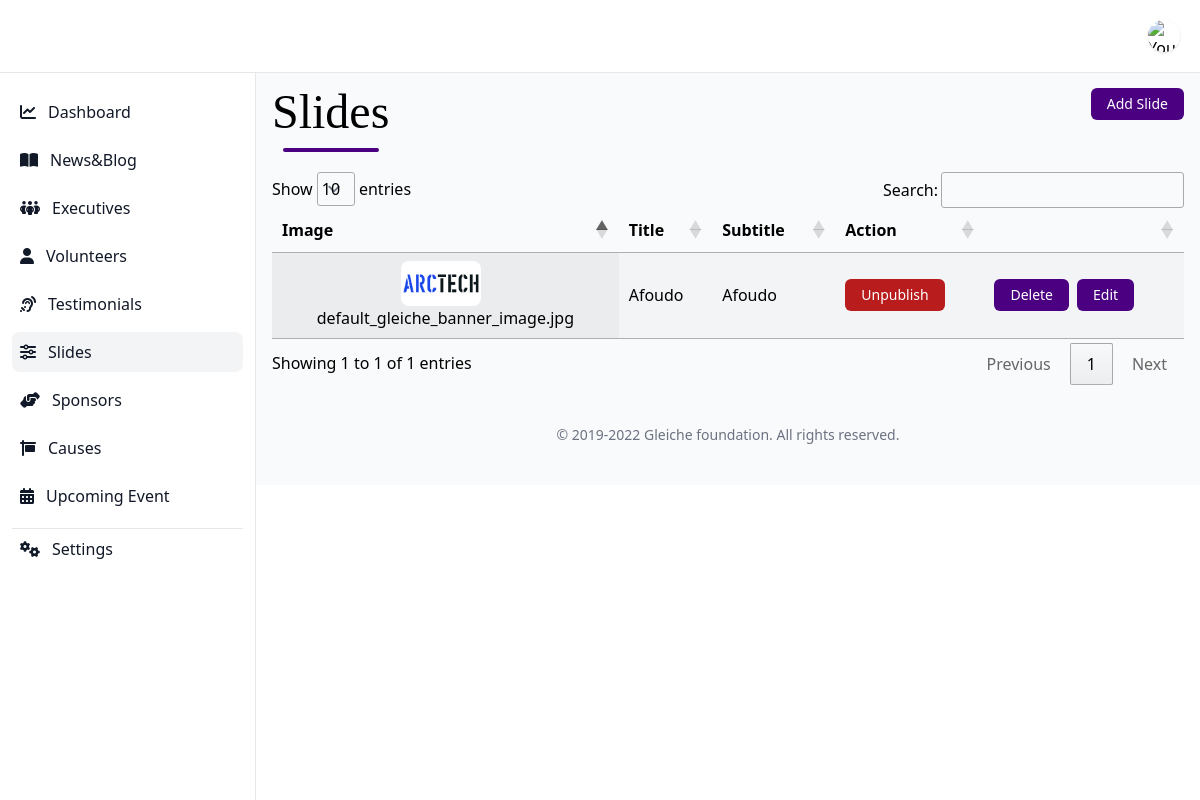
Page /system/slides/ on the committed database.
### backend/models.py (models this page shows, shortened)
class Slide(models.Model):
    image = models.ImageField(upload_to=slide_images_upload_to_dir, default=default_gleiche_banner_image, blank=True)
    title = models.CharField(max_length=200, null=False)
    subtitle = models.TextField(null=False)
    publish = models.BooleanField(default=False)
    date_created = models.DateTimeField(auto_now_add=True)

### backend/views.py (the view)
# urls.py: path('slides/', views.slides, name="system_slides"),
def slides(request):
    slides = Slide.objects.all().order_by('-date_created')
    data = {
        'slides': slides
    }
    return render(request, 'backend/slides.html', data)

### backend/templates/backend/slides.html (shortened to what this page needs)
{% extends 'backend/main.html' %}
{% block main %}
<div class="flex justify-between">
    {% include 'backend/includes/page_header.html' with title='Slides' %}
    <div>
        {% url 'add_slide' as action_url %}
        {% include 'backend/components/link_button.html' with text="Add Slide" link=action_url %}
    </div>
</div>
<div class=" mt-5">
    <table class="table_id display">
        <thead>
            <tr>
                <th>Image</th>
                <th>Title</th>
                <th>Subtitle</th>
                <th>Action</th>
                <th></th>
            </tr>
        </thead>
        <tbody>
            {% for item in slides %}
            <tr>
                <td>
                    <div class="flex flex-col items-center">
                        <div class="w-20 mr-2">
                            <img class="rounded-lg" src="/static/images{{item.image.url}}" alt="">
                        </div>
                        <span class="text-center">
                            {{item.image.field.default}}
                        </span>
                    </div>
                </td>
                <td>{{item.title}}</td>
                <td>{{item.subtitle}}</td>
                <td>
                    {% if item.publish == 0 %}
                    <button
                        class="inline-block px-4 py-1.5 bg-blue-500 hover:bg-blue-200 hover:shadow-2xl transition-all rounded-md text-white text-sm change_publish_status"
                        data-executive_id="{{item.id}}" data-publish_executive="{{item.publish}}">Pubish
                    </button>
                    {% else %}
                    <button
                        class="inline-block px-4 py-1.5 bg-red-700 hover:bg-red-200 hover:shadow-2xl transition-all rounded-md text-white text-sm change_publish_status"
                        data-executive_id="{{item.id}}" data-publish_executive="{{item.publish}}">Unpublish
                    </button>
                    {% endif %}
                </td>
                <td>
                    <div class="flex">
                        <form action="{% url 'delete_slide' item.id %}" method="POST" class="mr-2">
                            {% include 'backend/components/submit_button.html' with text="Delete" style="bg-red-700" %}
                        </form>
                        {% url 'update_slide' item.id as updated_action_url %}
                        {% include 'backend/components/link_button.html' with text="Edit" link=updated_action_url %}
                    </div>
                </td>
            </tr>
            {% endfor %}
        </tbody>
    </table>
</div>
{% endblock %}

### backend/templates/backend/components/link_button.html
<a href="{{link}}"
    class="inline-block px-4 py-1.5 bg-primary hover:bg-primary-200 hover:shadow-2xl transition-all rounded-md text-white text-sm {{style}}">
    {{text}}
</a>

### backend/templates/backend/components/submit_button.html
<button type="submit"
    class="inline-block px-4 py-1.5 bg-primary hover:bg-primary-200 hover:shadow-2xl transition-all rounded-md text-white text-sm {{style}}">
    {{text}}
</button>

### rows in the picture
Slide: image (picture), image.field.default "default_gleiche_banner_image.jpg", title "Afoudo", subtitle "Afoudo", text "Delete", text "Edit"

### other values in the picture
{{ title }} "Dashboard News&Blog Executives Volunteers Testimonials Slides Sponsors Causes Upcoming Event Settings"
{{ title }} "Slides"
{{ text }} "Add Slide"
